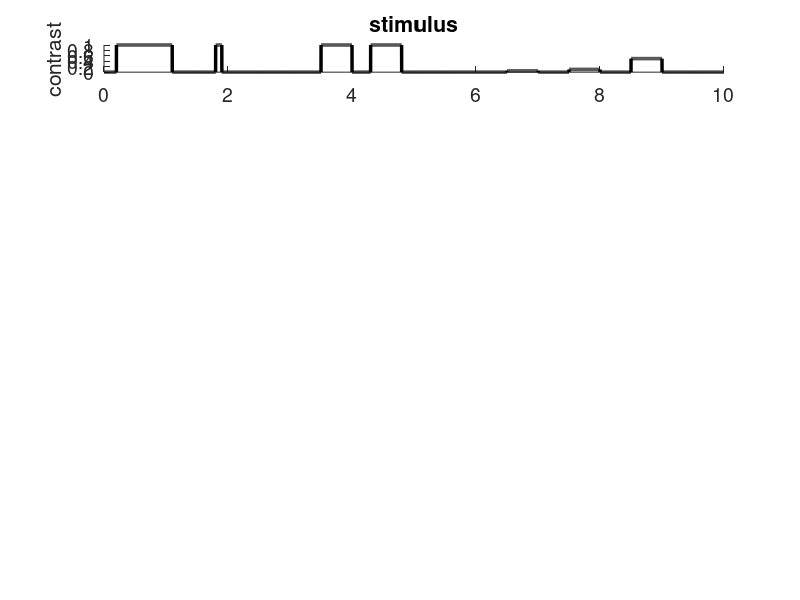

Recreate this plot in MATLAB. (Note: this script raises an error after producing the figure.)
% I think this file aims to compare 3 models. Heeger 1992, Carandini 1997,
% and Mikaelian and Simoncelli 2001.

% Heeger model has feedback component, not of a RC circuit type
% The other two models

% I will compare the two RC-circuit models, then compared them back to the
% feedback implementation.

% Maybe I can test the steady state prediction to contrast for each model.

%% CHIRP STIMULUS?

t    = 0.001 : 0.001 : 10;
stim = zeros(size(t));

% first 5 seconds: a short and a long stimulus
stim(201 : 1100)  = 1;
stim(1801 : 1900) = 1;

% next, stimulus with brief gaps
stim(3501 : 4000) = 1;
stim(4301 : 4800) = 1;

% last, stimulus with different contrast
stim(6501 : 7000) = 0.05;
stim(7501 : 8000) = 0.1;
stim(8501 : 9000) = .5;

normMax = @(x) x ./max(x);

figure (1), subplot(8, 1, 1), cla, plot(t, stim, 'k-', 'linewidth', 2.5), box off, title('stimulus')
set(gca, 'fontsize', 14), ylabel('contrast')

%% INJECTED CURRENT

% Here, I assume that the current injected is a slightly low-passed
% stimulus squarewave. This is for taking account into the front end
% processing. May or may not be important.

% t    = 0.001 : 0.001 : 2;
% stim = zeros(size(t)); stim(1 : 600) = 1;stim(881 : 1000) = 1;

irf  = gammaPDF(t, 0.05, 2); % assuming very brief impulse
I    = convCut(stim, irf, length(t));

%% IMPLEMENT THE CARANDINI 97 MODEL

% Here the transform between V and R is assumed to be half-wave
% rectification
compute_g = @(g0, k, V) g0./sqrt(1 - k .* max(0, V));

g  = zeros(size(t));
V1 = 0.1 * ones(size(t));

k  = 1.2;
g0 = 1;
C  = 2; % capacitance

for it = 1 : length(t) - 1
    g(it)      = compute_g(g0, k, V1(it));
    dV         = (I(it) - g(it) * V1(it))/C;
    V1(it + 1) = V1(it) + dV;
end

figure (1), subplot(7, 1, 2), cla, plot(t, normMax(V1), 'r-', 'linewidth', 2.5), hold on, plot(t, normMax(I), 'k-'), axis tight, box off
title('Carandini and Heeger 1994'), set(gca, 'fontsize', 14)
% subplot(4, 2, 2), plot(t, g)

%% HEEGER 1992 MODEL

alpha = 0.01;
delta = 3;
R_max = 1; 
sigma = 0.1;

R_t = zeros(size(t)); B_t = zeros(size(t));

for it = 2 : length(t)
    B_t(it) = alpha * R_t(it) + (1- alpha) * B_t(max(it - delta, 1)); % this is where the exponential decay comes from
    R_t(it + delta) = I(it)./sigma * (R_max - B_t(it));
end

figure (1), subplot(7, 1, 3), cla, plot(t, normMax(R_t(1 : length(t))), 'r-', 'linewidth', 2.5), hold on, plot(t, normMax(I), 'k-'), axis tight, box off
title('Heeger 1992'), set(gca, 'fontsize', 14)

%% IMPLEMENT MIKAELIAN-SIMONCELLI MODEL

del_t = 0.03;
del_t = del_t ./(t(2) - t(1));

% weight of the response w here is the same as k in the previous model
w     = 0.01;
V2    = .1* (size(t));
g     = .1 * ones(size(t));
C     = 3;
% Assume half-wave rectification between V and R (in the original paper, a squaring after half-wave rectification is assumed)

for it = 1 : length(t) - 1
    g_pas     = g(max(it - del_t, 1));
    V_pas      = V2(max(it - del_t, 1));
    g(it)      = g_pas * w * max(V_pas, 0);
    g(it)      = sqrt(g(it));
    g(it)      = mean([g(max(1, it -15) : it)]);% low pass
    dV         = (I(it) - g(it) * V2(it))/C;
    V2(it + 1) = V2(it) + dV;
end
figure (1), subplot(7, 1, 4), cla, plot(t, normMax(V2), 'r-', 'linewidth', 2.5), hold on, plot(t, normMax(I), 'k-'), axis tight, box off
title('Mikaelian and Simoncelli 2001'), set(gca, 'fontsize', 14)
% subplot(4, 2, 4), plot(t, g)

%% IMPLETEMENT MANTE 2008

r = []; g= [];

Cc = 1; % conductance for the contrast gain control
r  = I;

g_scale = 1;
lp      = gammaPDF(t, 0.1, 2);
g       = g_scale * convCut(I, lp, length(t));

for it = 1 : length(t) -1
    del_r = 1./Cc.* (I(it) - g(it) * r(it));
    r(it+1) = r(it) + del_r;
end

figure (1), subplot(7, 1, 5), cla, plot(t, normMax(r), 'r-', 'linewidth', 2.5), hold on, plot(t, normMax(I), 'k-'),  box off, axis tight
title('Mante et al. 2008'), set(gca, 'fontsize', 14)
% subplot(4, 2, 6), plot(t, g),
%% 2TC MODEL

params = [];
params.b1 = 0.8;
params.b2 = 0.4;

pred = dn_2Chansmodel(params, stim, t, 0.001);

figure (1), subplot(7, 1, 6), cla, plot(t, normMax(pred), 'r-', 'linewidth', 2.5), hold on, plot(t, normMax(I), 'k-'),  box off, axis tight
title('Horiguchi and Wandell 2009'), set(gca, 'fontsize', 14)

%% DN MODEL

prm = [0.05, 0, 0.15, 2, 0.1, 0, 1];
dn = dn_DNmodel(prm, stim, t);

figure (1), subplot(7, 1, 7), cla, plot(t, normMax(dn), 'r-', 'linewidth', 2.5), hold on, plot(t, normMax(I), 'k-'),  box off, axis tight
title('DN model'),  set(gca, 'fontsize', 14)
%subplot(4, 2, 8), plot(t, g),

%% GLM (resursive LNP model)

% irf  = gammaPDF(t, 0.05, 2)-0.6*gammaPDF(t, 0.08, 2);
% Stim = [];
% Stim = padarray(stim, [0, 1000],0, 'pre'); 
% Stim = padarray(Stim, [0, 1000], 0, 'post');
% I    = convCut(Stim, irf, length(Stim));
% 
% normalize = @(x)x./norm(x);
% 
% fb_lth = 500;
% 
% feedback = exp(-t ./0.2);
% feedback = normalize(feedback(1 : fb_lth));
% ln       = exp(I);
% 
% glm = I*2;
% 
% % simulate resursive LN response
% for it = 1 : length(Stim)
%     idx = it : min(length(Stim), it + fb_lth-1);
%     glm(idx) = glm(idx) - 0.1*exp(glm(it)) * feedback(1 : length(idx));
% end
% 
% 
% glm = glm  - glm(12000);
% 
% figure (1), subplot(7, 1, 6), cla, plot(t, normMax(glm(1001 : end - 1000)),'r-', 'linewidth', 2.5), hold on, plot(t, normMax(I(1001 : end - 1000)), 'k-'),  box off, axis tight
% title('Pillow et al. 2008'), set(gca, 'fontsize', 14), xlabel('time (s)'),